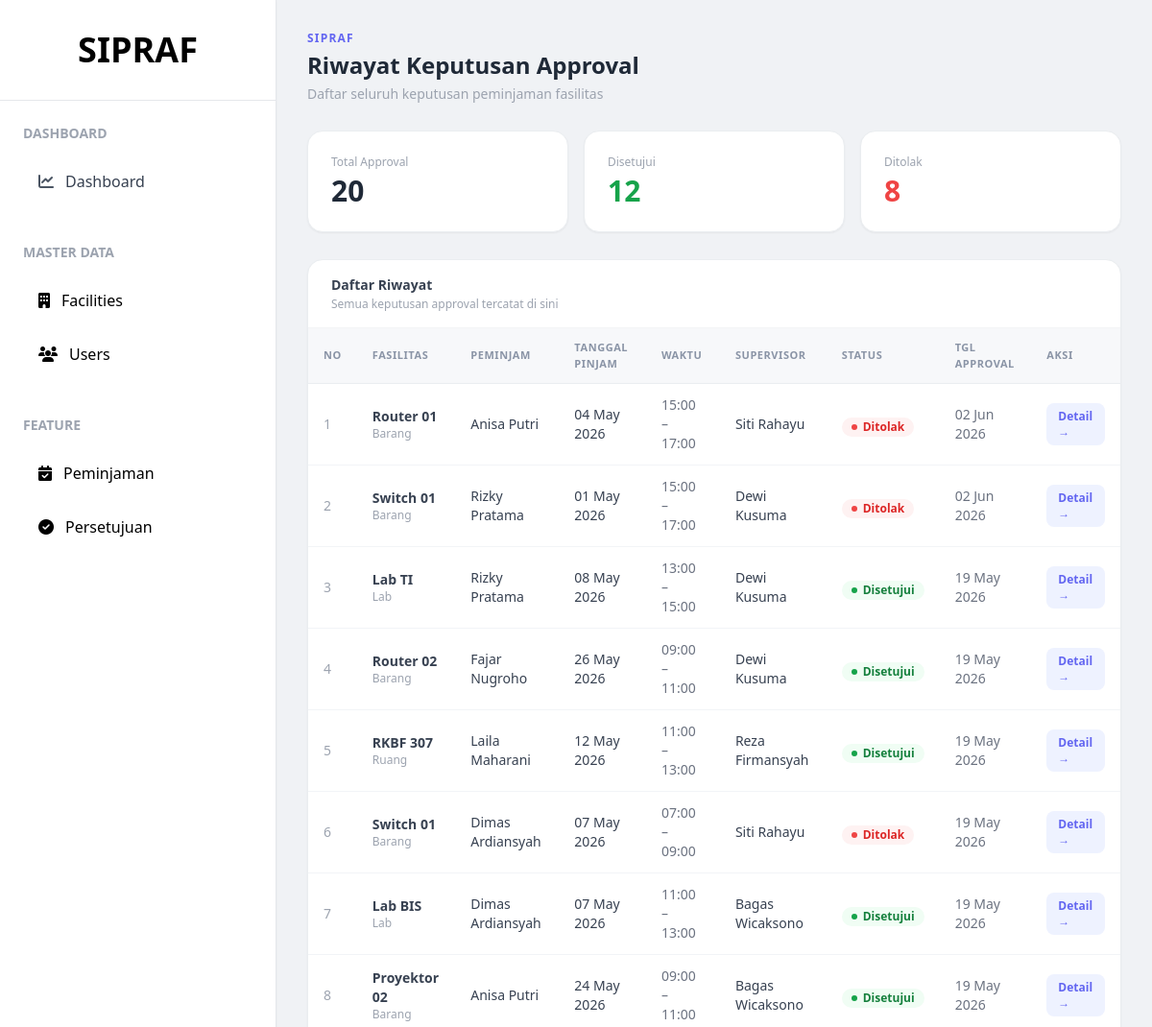
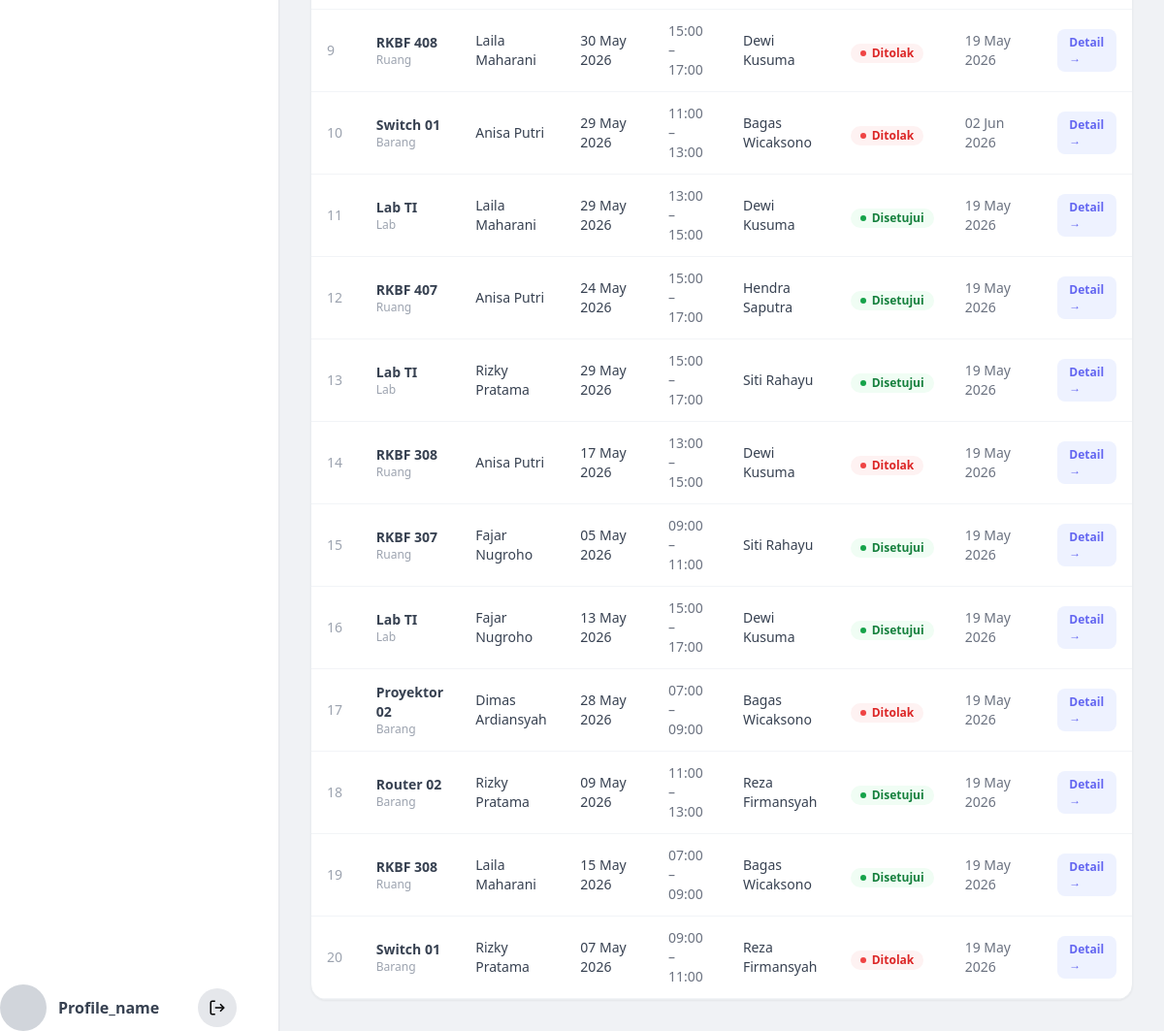
The page /pages/approval/index.php on the database its author committed (2 pictures, top to bottom).
### tables this page shows
CREATE TABLE `approvals` (
  `id` int NOT NULL,
  `reservation_id` int NOT NULL,
  `user_id` int NOT NULL,
  `status` enum('disetujui','ditolak') NOT NULL,
  `notes` text,
  `created_at` timestamp NULL DEFAULT CURRENT_TIMESTAMP,
  `updated_at` timestamp NULL DEFAULT NULL ON UPDATE CURRENT_TIMESTAMP
);

CREATE TABLE `facilities` (
  `id` int NOT NULL,
  `name` varchar(255) NOT NULL,
  `kategori` enum('lab','ruang','barang') NOT NULL,
  `kapasitas` int DEFAULT '0',
  `deskripsi` text,
  `status` enum('tersedia','dipinjam') DEFAULT 'tersedia',
  `created_at` timestamp NULL DEFAULT CURRENT_TIMESTAMP
);

CREATE TABLE `users` (
  `id` int NOT NULL,
  `name` varchar(255) NOT NULL,
  `email` varchar(255) NOT NULL,
  `password` varchar(255) NOT NULL,
  `role` enum('admin','supervisor','borrower') NOT NULL,
  `foto` varchar(255) DEFAULT NULL,
  `created_at` timestamp NULL DEFAULT CURRENT_TIMESTAMP
);

CREATE TABLE `reservations` (
  `id` int NOT NULL,
  `user_id` int NOT NULL,
  `facility_id` int NOT NULL,
  `notes` text,
  `tanggal` date NOT NULL,
  `jam_mulai` time NOT NULL,
  `jam_selesai` time NOT NULL,
  `status` enum('diajukan','disetujui','ditolak','dibatalkan') DEFAULT 'diajukan',
  `created_at` timestamp NULL DEFAULT CURRENT_TIMESTAMP
);

### helper/data/approval.php (called while the page is built, shortened)
<?php
function getAllApproval($conn) {
    $query = "SELECT
                a.id,
                a.status AS status_approval,
                a.notes AS catatan_approval,
                COALESCE(a.updated_at, a.created_at) AS tanggal_approval,
                r.id AS reservation_id,
                r.tanggal,
                r.jam_mulai,
                r.jam_selesai,
                r.notes AS catatan_reservasi,
                r.status AS status_reservasi,
                f.name AS nama_fasilitas,
                f.kategori,
                u_peminjam.name AS nama_peminjam,
                u_supervisor.name AS nama_supervisor
              FROM approvals a
              JOIN reservations r ON a.reservation_id = r.id
              JOIN facilities f ON r.facility_id = f.id
              JOIN users u_peminjam ON r.user_id = u_peminjam.id
              JOIN users u_supervisor ON a.user_id = u_supervisor.id
              ORDER BY a.created_at DESC";
    $result = mysqli_query($conn, $query);
    return $result;
}
function getLaporanApproval($conn) {
    $query = "SELECT
                a.id,
                a.status AS status_approval,
                a.notes AS catatan_approval,
                COALESCE(a.updated_at, a.created_at) AS tanggal_approval,
                r.tanggal,
                r.jam_mulai,
                r.jam_selesai,
                f.name AS nama_fasilitas,
                f.kategori,
                u_peminjam.name AS nama_peminjam,
                u_supervisor.name AS nama_supervisor
              FROM approvals a
              JOIN reservations r ON a.reservation_id = r.id
              JOIN facilities f ON r.facility_id = f.id
              JOIN users u_peminjam ON r.user_id = u_peminjam.id
              JOIN users u_supervisor ON a.user_id = u_supervisor.id
              ORDER BY a.created_at DESC";
    $result = mysqli_query($conn, $query);
    $data_laporan = [];
    while ($row = mysqli_fetch_assoc($result)) {
        $data_laporan[] = $row;
    }
    return $data_laporan;
}

### logic/approval_process.php (called while the page is built, shortened)
<?php
require_once __DIR__ . '/../helper/data/approval.php';
function generateLaporan($conn) {
    $data_laporan = getLaporanApproval($conn);
    $total = count($data_laporan);
    $total_disetujui = 0;
    $total_ditolak = 0;
    foreach ($data_laporan as $row) {
        if ($row['status_approval'] === 'disetujui') {
            $total_disetujui++;
        } else if ($row['status_approval'] === 'ditolak') {
            $total_ditolak++;
        }
    }
    $hasil_laporan = [
        'total'           => $total,
        'total_disetujui' => $total_disetujui,
        'total_ditolak'   => $total_ditolak,
        'detail'          => $data_laporan
    ];
    return $hasil_laporan;
}

### pages/approval/index.php (the view, shortened to what this page needs)
<?php
require_once __DIR__ . '/../../helper/db_conn.php';
require_once __DIR__ . '/../../helper/data/approval.php';
require_once __DIR__ . '/../../logic/approval_process.php';
$role    = $_SESSION['role']    ?? 'borrower';
$user_id = $_SESSION['user_id'] ?? 0;
$data_approval = ($role === 'admin' || $role === 'supervisor')
    ? getAllApproval($conn)
    : getApprovalByUser($conn, $user_id);
$laporan = ($role === 'admin' || $role === 'supervisor') ? generateLaporan($conn) : null;
?>
<!DOCTYPE html>
<html lang="id">
<head>
    <script src="https://cdn.tailwindcss.com"></script>
    <link rel="stylesheet" href="https://cdn.jsdelivr.net/npm/fullcalendar@6.1.15/index.global.min.css" />
    <link rel="stylesheet" href="https://cdnjs.cloudflare.com/ajax/libs/font-awesome/6.5.1/css/all.min.css">
</head>
<body class="bg-[#f0f2f5] min-h-screen flex">
    <?php include '../../includes/sidebar.php' ?>
    <main class=" flex-1 p-6 md:p-8">
        <div class="mb-7">
            <p class="text-xs font-semibold text-indigo-500 tracking-widest uppercase mb-1">SIPRAF</p>
            <h1 class="text-2xl font-bold text-gray-800">Riwayat Keputusan Approval</h1>
            <p class="text-sm text-gray-400 mt-1">Daftar seluruh keputusan peminjaman fasilitas</p>
        </div>
        <?php if ($laporan): ?>
        <div class="grid grid-cols-1 sm:grid-cols-3 gap-4 mb-7">
            <?php
            $kartu = [
                ['label' => 'Total Approval', 'nilai' => $laporan['total'],           'warna' => 'text-gray-800'],
                ['label' => 'Disetujui',      'nilai' => $laporan['total_disetujui'], 'warna' => 'text-green-600'],
                ['label' => 'Ditolak',        'nilai' => $laporan['total_ditolak'],   'warna' => 'text-red-500'],
            ];
            foreach ($kartu as $k): ?>
            <div class="bg-white rounded-2xl border border-[#eaedf0] shadow-sm p-6 hover:shadow-md transition">
                <p class="text-xs text-gray-400 font-medium mb-1"><?= $k['label'] ?></p>
                <p class="text-3xl font-bold <?= $k['warna'] ?>"><?= $k['nilai'] ?></p>
            </div>
            <?php endforeach; ?>
        </div>
        <?php endif; ?>
        <div class="bg-white rounded-2xl border border-[#eaedf0] shadow-sm overflow-hidden">
            <div class="px-6 py-4 border-b border-gray-100">
                <h2 class="text-sm font-semibold text-gray-700">Daftar Riwayat</h2>
                <p class="text-xs text-gray-400 mt-0.5">Semua keputusan approval tercatat di sini</p>
            </div>
            <div class="overflow-x-auto">
                <table class="min-w-full">
                    <thead class="bg-[#f7f8fa]">
                        <tr>
                            <?php foreach (['No','Fasilitas','Peminjam','Tanggal Pinjam','Waktu','Supervisor','Status','Tgl Approval','Aksi'] as $th): ?>
                            <th class="text-left text-[11px] font-semibold tracking-wider text-[#8a94a6] uppercase px-4 py-3 border-b border-[#eaedf0]"><?= $th ?></th>
                            <?php endforeach; ?>
                        </tr>
                    </thead>
                    <tbody>
                    <?php
                    $no       = 1;
                    while ($row = mysqli_fetch_assoc($data_approval)):
                        $disetujui = ($row['status_approval'] ?? '') === 'disetujui';
                    ?>
                    <tr class="border-b border-[#f2f4f7] hover:bg-[#f7f9fc]">
                        <td class="px-4 py-3 text-sm text-gray-400"><?= $no++ ?></td>
                        <td class="px-4 py-3">
                            <p class="text-sm font-semibold text-gray-700"><?= htmlspecialchars($row['nama_fasilitas'] ?? '-') ?></p>
                            <p class="text-xs text-gray-400"><?= ucfirst($row['kategori'] ?? '-') ?></p>
                        </td>
                        <td class="px-4 py-3 text-sm text-gray-700"><?= htmlspecialchars($row['nama_peminjam'] ?? '-') ?></td>
                        <td class="px-4 py-3 text-sm text-gray-700"><?= !empty($row['tanggal']) ? date('d M Y', strtotime($row['tanggal'])) : '-' ?></td>
                        <td class="px-4 py-3 text-sm text-gray-500"><?= substr($row['jam_mulai'] ?? '00:00', 0, 5) ?> – <?= substr($row['jam_selesai'] ?? '00:00', 0, 5) ?></td>
                        <td class="px-4 py-3 text-sm text-gray-700"><?= htmlspecialchars($row['nama_supervisor'] ?? '-') ?></td>
                        <td class="px-4 py-3">
                            <?php if ($disetujui): ?>
                            <span class="inline-flex items-center gap-1.5 bg-green-50 text-green-700 px-2.5 py-0.5 rounded-full text-xs font-semibold">
                                <span class="w-1.5 h-1.5 rounded-full bg-green-600"></span>Disetujui
                            </span>
                            <?php else: ?>
                            <span class="inline-flex items-center gap-1.5 bg-red-50 text-red-600 px-2.5 py-0.5 rounded-full text-xs font-semibold">
                                <span class="w-1.5 h-1.5 rounded-full bg-red-500"></span>Ditolak
                            </span>
                            <?php endif; ?>
                        </td>
                        <td class="px-4 py-3 text-sm text-gray-500"><?= !empty($row['tanggal_approval']) ? date('d M Y', strtotime($row['tanggal_approval'])) : '-' ?></td>
                        <td class="px-4 py-3">
                            <a href="detail.php?id=<?= $row['id'] ?>" class="inline-flex items-center bg-indigo-50 text-indigo-500 hover:bg-indigo-500 hover:text-white px-3 py-1.5 rounded-lg text-xs font-semibold transition">Detail →</a>
                        </td>
                    </tr>
                    <?php endwhile; ?>
                    </tbody>
                </table>
            </div>
        </div>
    </main>
</body>
</html>

### rows shown on the page
approvals: facilities.name "Router 01", facilities.kategori "Barang", users.name "Anisa Putri", reservation.tanggal "04 May 2026", reservation.jam_mulai "15:00", reservation.jam_selesai "17:00", user.name "Siti Rahayu", status "ditolak" (drawn), tanggal_approval "02 Jun 2026"
approvals: facilities.name "Switch 01", facilities.kategori "Barang", users.name "Rizky Pratama", reservation.tanggal "01 May 2026", reservation.jam_mulai "15:00", reservation.jam_selesai "17:00", user.name "Dewi Kusuma", status "ditolak" (drawn), tanggal_approval "02 Jun 2026"
approvals: facilities.name "Lab TI", facilities.kategori "Lab", users.name "Rizky Pratama", reservation.tanggal "08 May 2026", reservation.jam_mulai "13:00", reservation.jam_selesai "15:00", user.name "Dewi Kusuma", status "disetujui" (drawn), tanggal_approval "19 May 2026"
approvals: facilities.name "Router 02", facilities.kategori "Barang", users.name "Fajar Nugroho", reservation.tanggal "26 May 2026", reservation.jam_mulai "09:00", reservation.jam_selesai "11:00", user.name "Dewi Kusuma", status "disetujui" (drawn), tanggal_approval "19 May 2026"
approvals: facilities.name "RKBF 307", facilities.kategori "Ruang", users.name "Laila Maharani", reservation.tanggal "12 May 2026", reservation.jam_mulai "11:00", reservation.jam_selesai "13:00", user.name "Reza Firmansyah", status "disetujui" (drawn), tanggal_approval "19 May 2026"
approvals: facilities.name "Switch 01", facilities.kategori "Barang", users.name "Dimas Ardiansyah", reservation.tanggal "07 May 2026", reservation.jam_mulai "07:00", reservation.jam_selesai "09:00", user.name "Siti Rahayu", status "ditolak" (drawn), tanggal_approval "19 May 2026"
approvals: facilities.name "Lab BIS", facilities.kategori "Lab", users.name "Dimas Ardiansyah", reservation.tanggal "07 May 2026", reservation.jam_mulai "11:00", reservation.jam_selesai "13:00", user.name "Bagas Wicaksono", status "disetujui" (drawn), tanggal_approval "19 May 2026"
approvals: facilities.name "Proyektor 02", facilities.kategori "Barang", users.name "Anisa Putri", reservation.tanggal "24 May 2026", reservation.jam_mulai "09:00", reservation.jam_selesai "11:00", user.name "Bagas Wicaksono", status "disetujui" (drawn), tanggal_approval "19 May 2026"
approvals: facilities.name "RKBF 408", facilities.kategori "Ruang", users.name "Laila Maharani", reservation.tanggal "30 May 2026", reservation.jam_mulai "15:00", reservation.jam_selesai "17:00", user.name "Dewi Kusuma", status "ditolak" (drawn), tanggal_approval "19 May 2026"
approvals: facilities.name "Switch 01", facilities.kategori "Barang", users.name "Anisa Putri", reservation.tanggal "29 May 2026", reservation.jam_mulai "11:00", reservation.jam_selesai "13:00", user.name "Bagas Wicaksono", status "ditolak" (drawn), tanggal_approval "02 Jun 2026"
approvals: facilities.name "Lab TI", facilities.kategori "Lab", users.name "Laila Maharani", reservation.tanggal "29 May 2026", reservation.jam_mulai "13:00", reservation.jam_selesai "15:00", user.name "Dewi Kusuma", status "disetujui" (drawn), tanggal_approval "19 May 2026"
approvals: facilities.name "RKBF 407", facilities.kategori "Ruang", users.name "Anisa Putri", reservation.tanggal "24 May 2026", reservation.jam_mulai "15:00", reservation.jam_selesai "17:00", user.name "Hendra Saputra", status "disetujui" (drawn), tanggal_approval "19 May 2026"
approvals: facilities.name "Lab TI", facilities.kategori "Lab", users.name "Rizky Pratama", reservation.tanggal "29 May 2026", reservation.jam_mulai "15:00", reservation.jam_selesai "17:00", user.name "Siti Rahayu", status "disetujui" (drawn), tanggal_approval "19 May 2026"
approvals: facilities.name "RKBF 308", facilities.kategori "Ruang", users.name "Anisa Putri", reservation.tanggal "17 May 2026", reservation.jam_mulai "13:00", reservation.jam_selesai "15:00", user.name "Dewi Kusuma", status "ditolak" (drawn), tanggal_approval "19 May 2026"
approvals: facilities.name "RKBF 307", facilities.kategori "Ruang", users.name "Fajar Nugroho", reservation.tanggal "05 May 2026", reservation.jam_mulai "09:00", reservation.jam_selesai "11:00", user.name "Siti Rahayu", status "disetujui" (drawn), tanggal_approval "19 May 2026"
approvals: facilities.name "Lab TI", facilities.kategori "Lab", users.name "Fajar Nugroho", reservation.tanggal "13 May 2026", reservation.jam_mulai "15:00", reservation.jam_selesai "17:00", user.name "Dewi Kusuma", status "disetujui" (drawn), tanggal_approval "19 May 2026"
approvals: facilities.name "Proyektor 02", facilities.kategori "Barang", users.name "Dimas Ardiansyah", reservation.tanggal "28 May 2026", reservation.jam_mulai "07:00", reservation.jam_selesai "09:00", user.name "Bagas Wicaksono", status "ditolak" (drawn), tanggal_approval "19 May 2026"
approvals: facilities.name "Router 02", facilities.kategori "Barang", users.name "Rizky Pratama", reservation.tanggal "09 May 2026", reservation.jam_mulai "11:00", reservation.jam_selesai "13:00", user.name "Reza Firmansyah", status "disetujui" (drawn), tanggal_approval "19 May 2026"
approvals: facilities.name "RKBF 308", facilities.kategori "Ruang", users.name "Laila Maharani", reservation.tanggal "15 May 2026", reservation.jam_mulai "07:00", reservation.jam_selesai "09:00", user.name "Bagas Wicaksono", status "disetujui" (drawn), tanggal_approval "19 May 2026"
approvals: facilities.name "Switch 01", facilities.kategori "Barang", users.name "Rizky Pratama", reservation.tanggal "07 May 2026", reservation.jam_mulai "09:00", reservation.jam_selesai "11:00", user.name "Reza Firmansyah", status "ditolak" (drawn), tanggal_approval "19 May 2026"

### other values the page prints
$k['label'] "Total Approval"
$k['nilai'] "20"
$k['label'] "Disetujui"
$k['nilai'] "12"
$k['label'] "Ditolak"
$k['nilai'] "8"
$th "NO"
$th "FASILITAS"
$th "PEMINJAM"
$th "TANGGAL PINJAM"
$th "WAKTU"
$th "SUPERVISOR"
$th "STATUS"
$th "TGL APPROVAL"
$th "AKSI"
